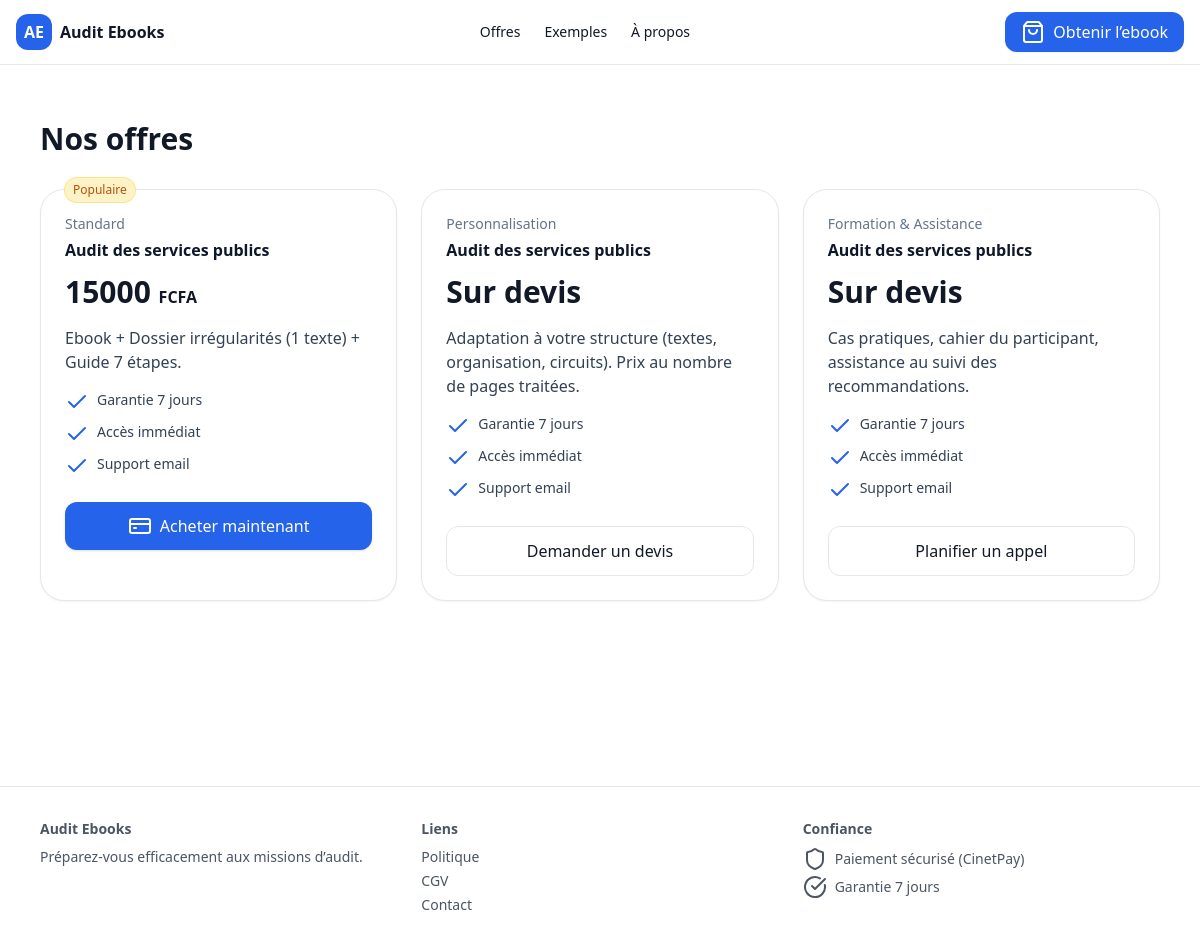
Page /offres/ on the committed database.
### store/models.py (models this page shows, shortened)
class OfferTier(models.Model):
    STANDARD = "STANDARD"
    PERSONNALISATION = "PERSONNALISATION"
    FORMATION = "FORMATION"
    KIND_CHOICES = [
        (STANDARD, "Standard"),
        (PERSONNALISATION, "Personnalisation"),
        (FORMATION, "Formation & Assistance"),
    ]
    product = models.ForeignKey(Product, on_delete=models.CASCADE)
    kind = models.CharField(max_length=32, choices=KIND_CHOICES)
    price_fcfa = models.PositiveIntegerField(blank=True, null=True)
    description_md = models.TextField(blank=True)
    cta_type = models.CharField(max_length=10, default="BUY")  # BUY|QUOTE|CALL
    class Meta:
        unique_together = ("product", "kind")

class Product(models.Model):
    slug = models.SlugField(unique=True)
    title = models.CharField(max_length=200)
    subtitle = models.CharField(max_length=300, blank=True)
    price_fcfa = models.PositiveIntegerField(default=15000)
    hero_image = models.ImageField(upload_to="products/", blank=True, null=True)
    guarantee_text = models.TextField(blank=True)
    faq_json = models.JSONField(default=list, blank=True)
    social_proofs_json = models.JSONField(default=list, blank=True)
    deliverable_file = models.FileField(upload_to="deliverables/", blank=True, null=True)
    is_published = models.BooleanField(default=False)
    created_at = models.DateTimeField(auto_now_add=True)

### store/views.py (the view)
# urls.py: path("offres/", views.offers, name="offers"),
def offers(request):
    product = Product.objects.filter(is_published=True).first()
    tiers = OfferTier.objects.filter(product=product) if product else []
    return render(request, "store/offers.html", {"product": product, "tiers": tiers})

### store/templates/store/offers.html (shortened to what this page needs)
{% extends "store/base.html" %}
{% block content %}
<section class="py-14">
  <div class="max-w-6xl mx-auto px-4">
    <h1 class="text-3xl font-bold">Nos offres</h1>
    <div class="mt-8 grid md:grid-cols-3 gap-6">
      {% for t in tiers %}
      <div class="relative rounded-3xl border p-6 bg-white shadow-sm hover:shadow-lg transition">
        {% if t.cta_type == 'BUY' %}
          <span class="absolute -top-3 left-6 text-xs px-2 py-1 rounded-full bg-amber-100 text-amber-700 ring-1 ring-amber-200">Populaire</span>
        {% endif %}
        <div class="text-sm text-slate-500">{{ t.get_kind_display }}</div>
        <div class="mt-1 font-semibold text-slate-900">{{ product.title }}</div>
        <div class="mt-3">
          {% if t.price_fcfa %}
            <div class="text-3xl font-extrabold">{{ t.price_fcfa }} <span class="text-base font-semibold">FCFA</span></div>
          {% else %}
            <div class="text-3xl font-extrabold">Sur devis</div>
          {% endif %}
        </div>
        <div class="prose prose-sm mt-4 text-slate-700">{{ t.description_md|linebreaks }}</div>
        <ul class="mt-4 space-y-2 text-sm text-slate-700">
          <li class="flex gap-2"><i data-lucide="check" class="text-blue-600"></i> Garantie 7 jours</li>
          <li class="flex gap-2"><i data-lucide="check" class="text-blue-600"></i> Accès immédiat</li>
          <li class="flex gap-2"><i data-lucide="check" class="text-blue-600"></i> Support email</li>
        </ul>
        <div class="mt-6">
          {% if t.cta_type == 'BUY' %}
            <form hx-post="{% url 'store:buy' product.slug %}">
              <button class="w-full px-5 py-3 rounded-xl bg-blue-600 text-white shadow hover:shadow-lg transition flex items-center justify-center gap-2">
                <i data-lucide="credit-card"></i> Acheter maintenant
              </button>
            </form>
          {% elif t.cta_type == 'QUOTE' %}
            <a href="{% url 'core:contact' %}" class="w-full inline-flex justify-center px-5 py-3 rounded-xl border hover:shadow transition">Demander un devis</a>
          {% else %}
            <a href="{% url 'core:contact' %}" class="w-full inline-flex justify-center px-5 py-3 rounded-xl border hover:shadow transition">Planifier un appel</a>
          {% endif %}
        </div>
      </div>
      {% endfor %}
    </div>
  </div>
</section>
{% endblock %}

### store/templates/store/base.html (shortened to what this page needs)
<!doctype html>
<html lang="fr" class="h-full">
<head>
  <script src="https://cdn.tailwindcss.com"></script>
</head>
<body class="min-h-full bg-white text-gray-900">
  <header class="sticky top-0 z-50 bg-white/70 backdrop-blur border-b">
    <div class="max-w-7xl mx-auto px-4 py-3 flex items-center justify-between">
      <a href="/" class="flex items-center gap-2">
        <span class="inline-flex h-9 w-9 rounded-xl bg-blue-600 text-white items-center justify-center font-extrabold">AE</span>
        <span class="font-semibold">Audit Ebooks</span>
      </a>
      <nav class="hidden md:flex items-center gap-6 text-sm">
        <a href="{% url 'store:offers' %}" class="hover:text-blue-700">Offres</a>
        <a href="{% url 'store:examples' %}" class="hover:text-blue-700">Exemples</a>
        <a href="{% url 'core:about' %}" class="hover:text-blue-700">À propos</a>
      </nav>
      <a href="{% url 'store:offers' %}" class="hidden md:inline-flex items-center gap-2 px-4 py-2 rounded-xl bg-blue-600 text-white shadow-sm hover:shadow transition">
        <i data-lucide="shopping-bag"></i> Obtenir l’ebook
      </a>
    </div>
  </header>
  <main class="min-h-[70vh]">{% block content %}{% endblock %}</main>
  <footer class="border-t mt-16">
    <div class="max-w-6xl mx-auto px-4 py-8 grid md:grid-cols-3 gap-6 text-sm text-gray-600">
      <div>
        <div class="font-semibold">Audit Ebooks</div>
        <p class="mt-2">Préparez-vous efficacement aux missions d’audit.</p>
      </div>
      <div>
        <div class="font-semibold">Liens</div>
        <ul class="mt-2 space-y-1">
          <li><a href="{% url 'core:policy' %}" class="hover:text-blue-700">Politique</a></li>
          <li><a href="{% url 'core:cgv' %}" class="hover:text-blue-700">CGV</a></li>
          <li><a href="{% url 'core:contact' %}" class="hover:text-blue-700">Contact</a></li>
        </ul>
      </div>
      <div>
        <div class="font-semibold">Confiance</div>
        <ul class="mt-2 space-y-1">
          <li class="flex items-center gap-2"><i data-lucide="shield"></i> Paiement sécurisé (CinetPay)</li>
          <li class="flex items-center gap-2"><i data-lucide="check-circle"></i> Garantie 7 jours</li>
        </ul>
      </div>
    </div>
  </footer>
</body>
</html>

### store/templates/store/base.html (style rules this page uses)
html { font-family:Inter,ui-sans-serif,system-ui,-apple-system,"Segoe UI",Roboto,"Helvetica Neue",Arial,"Noto Sans","Apple Color Emoji","Segoe UI Emoji"; }

### rows in the picture
OfferTier: cta_type "Populaire", kind "Standard", price_fcfa "15000", description_md "Ebook + Dossier irrégularités (1 texte) + Guide 7 étapes."
Product: title "Audit des services publics"
OfferTier: kind "Personnalisation", shows "Sur devis", description_md "Adaptation à votre structure (textes, organisation, circuits). Prix au nombre de pages traitées.", cta_type "Demander un devis"
OfferTier: kind "Formation & Assistance", shows "Sur devis", description_md "Cas pratiques, cahier du participant, assistance au suivi des recommandations.", cta_type "Planifier un appel"
